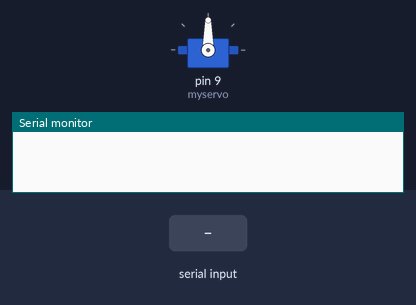
This sketch was run on a simulated Arduino Uno, built with avr-gcc and run on an emulated ATmega328P. On the bench: servo, the last lines printed to the serial monitor. Inputs (shaded band) come from the test bench.

Above: at 1.2 s.
1.3 s: "5\n" received over Serial
At 2.2 s:
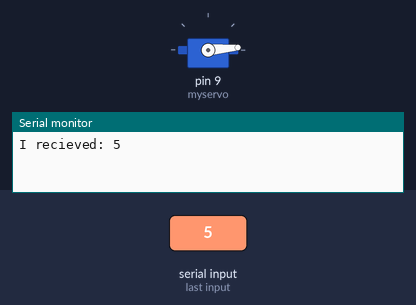
2.8 s: "90\n" received over Serial
At 3.4 s:
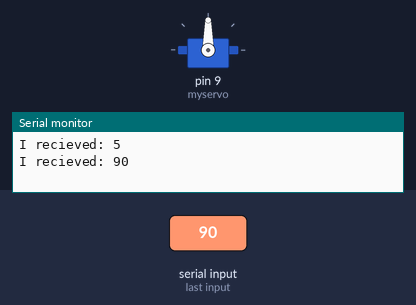
Timing chart, 0 to 5.8 s (numbered marks = the images above; inputs shaded):
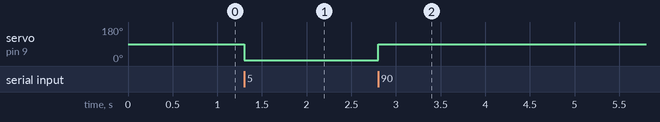

Measured:
- after the input at 1.3 s, servo on pin 9 (myservo): 90° → 5° at once
- after the input at 2.8 s, servo on pin 9 (myservo): 5° → 90° at once

The sketch:

serial_in_to_servo.ino
```cpp
#include <Servo.h>

Servo myservo;

int val;
String inputString = "";
boolean stringComplete = false;

// Initial setup
// Serial communication at 9600 baud
// Servo motor at pin 9
void setup() {
  Serial.begin(9600);
  myservo.attach(9);
  inputString.reserve(200);
}

// Process loop
void loop() {
  if (stringComplete) {
    val = inputString.toInt();
    Serial.print("I recieved: ");
    Serial.println(val, DEC);

    if (val >= 0 && val <= 180) {
      myservo.write(val);
      delay(15);
    } else {
      Serial.println("Invalid value");
    }
    inputString = "";
    stringComplete = false;
  }
}

// Handle incoming serial
// PySerial will send a series of integers from 0 to 180 indicating the next location of the servo, followed by a \n character
void serialEvent() {
  while (Serial.available()) {
    char inChar = (char)Serial.read();
    if (isDigit(inChar)) {
      inputString += inChar;
    }
    if (inChar == '\n') {
      stringComplete = true;
    }
  }
}
```
